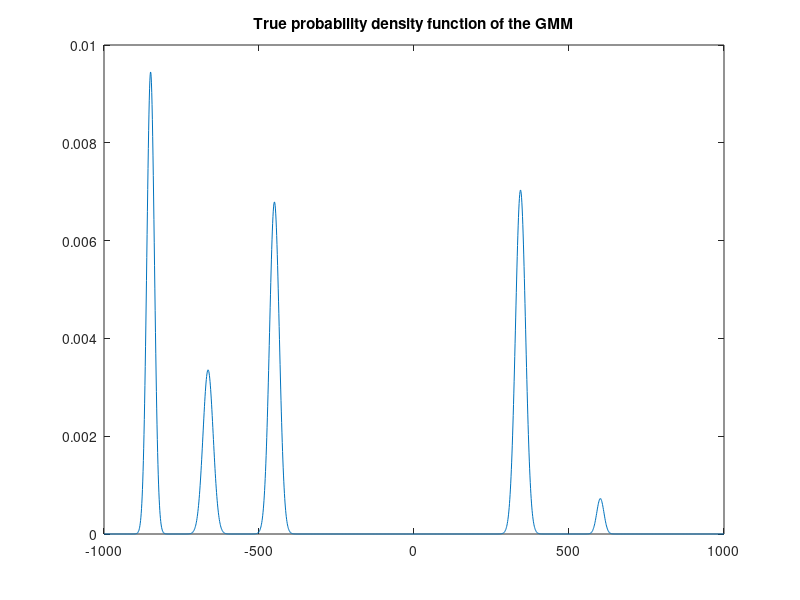
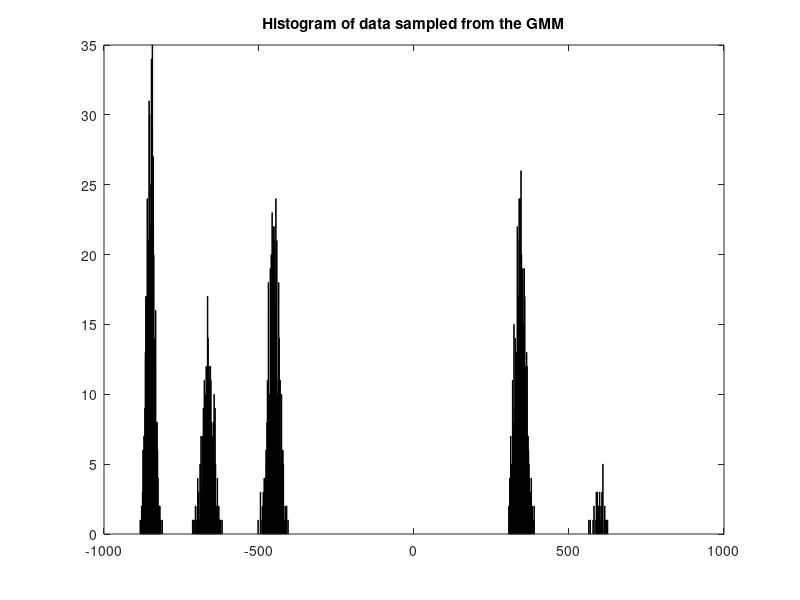

Write MATLAB code to recreate these figures, in order.
data_range=[-1000,1000];
sigma_range=[100,300];
data_size=2000;
n_gaussians=5;

weights=rand(n_gaussians,1);
weights = weights./sum(weights);
means=zeros(n_gaussians,1);
sigmas=zeros(1,1,n_gaussians);
for i=1:n_gaussians
    means(i)=data_range(1)+(data_range(2)-data_range(1))*rand(1);
    sigmas(1,1,i)=sigma_range(1)+(sigma_range(2)-sigma_range(1))*rand(1);
end
gmm=gmdistribution(means,sigmas,weights);
X=(data_range(1):1:data_range(2)).';
Y=pdf(gmm,X);
figure(10),plot(X,Y); title('True probability density function of the GMM');

fileID = fopen('gmm.txt','w');
sampled_data = random(gmm,data_size);
for i=1:data_size
    fprintf(fileID,'%f\n',sampled_data(i));
end
fclose(fileID);
figure(20), hist(sampled_data,1000); title('Histogram of data sampled from the GMM');

disp(means);
disp(sigmas);


